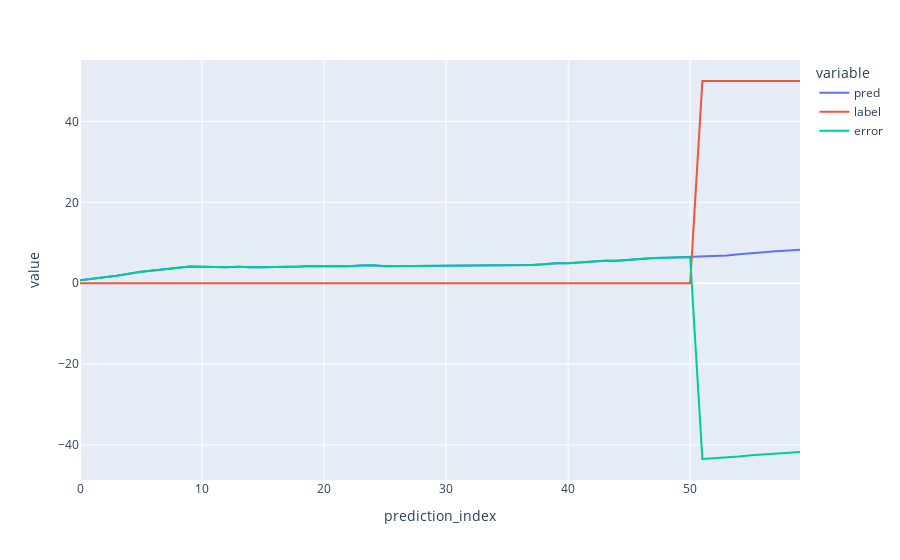

Source (notebook cell):
### Code cell
plot_df ={'prediction_index': np.arange(pred_horizon),
          'pred': output[-pred_horizon:],
          'label': label_test[-pred_horizon:],
          'error': output[-pred_horizon:]-label_test[-pred_horizon:]}

fig = px.line(plot_df, x='prediction_index', y=['pred','label','error'])
fig.show()

### Figure 1 — Plotly figure (JSON) as saved in the notebook; plotly's stock layout.template omitted (floating-point values rounded to 4 significant figures)
{"data": [{"hovertemplate": "variable=pred<br>prediction_index=%{x}<br>value=%{y}<extra></extra>", "legendgroup": "pred", "line": {"color": "#636efa", "dash": "solid"}, "marker": {"symbol": "circle"}, "mode": "lines", "name": "pred", "orientation": "v", "showlegend": true, "type": "scatter", "x": [0, 1, 2, 3, 4, 5, 6, 7, 8, 9, 10, 11, 12, 13, 14, 15, 16, 17, 18, 19, 20, 21, 22, 23, 24, 25, 26, 27, 28, 29, 30, 31, 32, 33, 34, 35, 36, 37, 38, 39, 40, 41, 42, 43, 44, 45, 46, 47, 48, 49, 50, 51, 52, 53, 54, 55, 56, 57, 58, 59], "xaxis": "x", "y": [0.7205, 1.029, 1.475, 1.854, 2.357, 2.816, 3.159, 3.503, 3.762, 4.108, 4.079, 4.018, 3.942, 4.097, 3.925, 3.971, 3.965, 4.034, 4.13, 4.28, 4.242, 4.237, 4.204, 4.404, 4.428, 4.173, 4.197, 4.168, 4.166, 4.21, 4.232, 4.327, 4.332, 4.265, 4.447, 4.354, 4.411, 4.519, 4.662, 4.94, 4.916, 5.169, 5.455, 5.572, 5.585, 5.839, 6.051, 6.227, 6.294, 6.402, 6.417, 6.536, 6.702, 6.849, 7.153, 7.473, 7.67, 7.908, 8.105, 8.276], "yaxis": "y"}, {"hovertemplate": "variable=label<br>prediction_index=%{x}<br>value=%{y}<extra></extra>", "legendgroup": "label", "line": {"color": "#EF553B", "dash": "solid"}, "marker": {"symbol": "circle"}, "mode": "lines", "name": "label", "orientation": "v", "showlegend": true, "type": "scatter", "x": [0, 1, 2, 3, 4, 5, 6, 7, 8, 9, 10, 11, 12, 13, 14, 15, 16, 17, 18, 19, 20, 21, 22, 23, 24, 25, 26, 27, 28, 29, 30, 31, 32, 33, 34, 35, 36, 37, 38, 39, 40, 41, 42, 43, 44, 45, 46, 47, 48, 49, 50, 51, 52, 53, 54, 55, 56, 57, 58, 59], "xaxis": "x", "y": [0, 0, 0, 0, 0, 0, 0, 0, 0, 0, 0, 0, 0, 0, 0, 0, 0, 0, 0, 0, 0, 0, 0, 0, 0, 0, 0, 0, 0, 0, 0, 0, 0, 0, 0, 0, 0, 0, 0, 0, 0, 0, 0, 0, 0, 0, 0, 0, 0, 0, 0, 50, 50, 50, 50, 50, 50, 50, 50, 50], "yaxis": "y"}, {"hovertemplate": "variable=error<br>prediction_index=%{x}<br>value=%{y}<extra></extra>", "legendgroup": "error", "line": {"color": "#00cc96", "dash": "solid"}, "marker": {"symbol": "circle"}, "mode": "lines", "name": "error", "orientation": "v", "showlegend": true, "type": "scatter", "x": [0, 1, 2, 3, 4, 5, 6, 7, 8, 9, 10, 11, 12, 13, 14, 15, 16, 17, 18, 19, 20, 21, 22, 23, 24, 25, 26, 27, 28, 29, 30, 31, 32, 33, 34, 35, 36, 37, 38, 39, 40, 41, 42, 43, 44, 45, 46, 47, 48, 49, 50, 51, 52, 53, 54, 55, 56, 57, 58, 59], "xaxis": "x", "y": [0.7205, 1.029, 1.475, 1.854, 2.357, 2.816, 3.159, 3.503, 3.762, 4.108, 4.079, 4.018, 3.942, 4.097, 3.925, 3.971, 3.965, 4.034, 4.13, 4.28, 4.242, 4.237, 4.204, 4.404, 4.428, 4.173, 4.197, 4.168, 4.166, 4.21, 4.232, 4.327, 4.332, 4.265, 4.447, 4.354, 4.411, 4.519, 4.662, 4.94, 4.916, 5.169, 5.455, 5.572, 5.585, 5.839, 6.051, 6.227, 6.294, 6.402, 6.417, -43.46, -43.3, -43.15, -42.85, -42.53, -42.33, -42.09, -41.89, -41.72], "yaxis": "y"}], "layout": {"legend": {"title": {"text": "variable"}, "tracegroupgap": 0}, "margin": {"t": 60}, "xaxis": {"anchor": "y", "domain": [0, 1], "title": {"text": "prediction_index"}}, "yaxis": {"anchor": "x", "domain": [0, 1], "title": {"text": "value"}}}}
